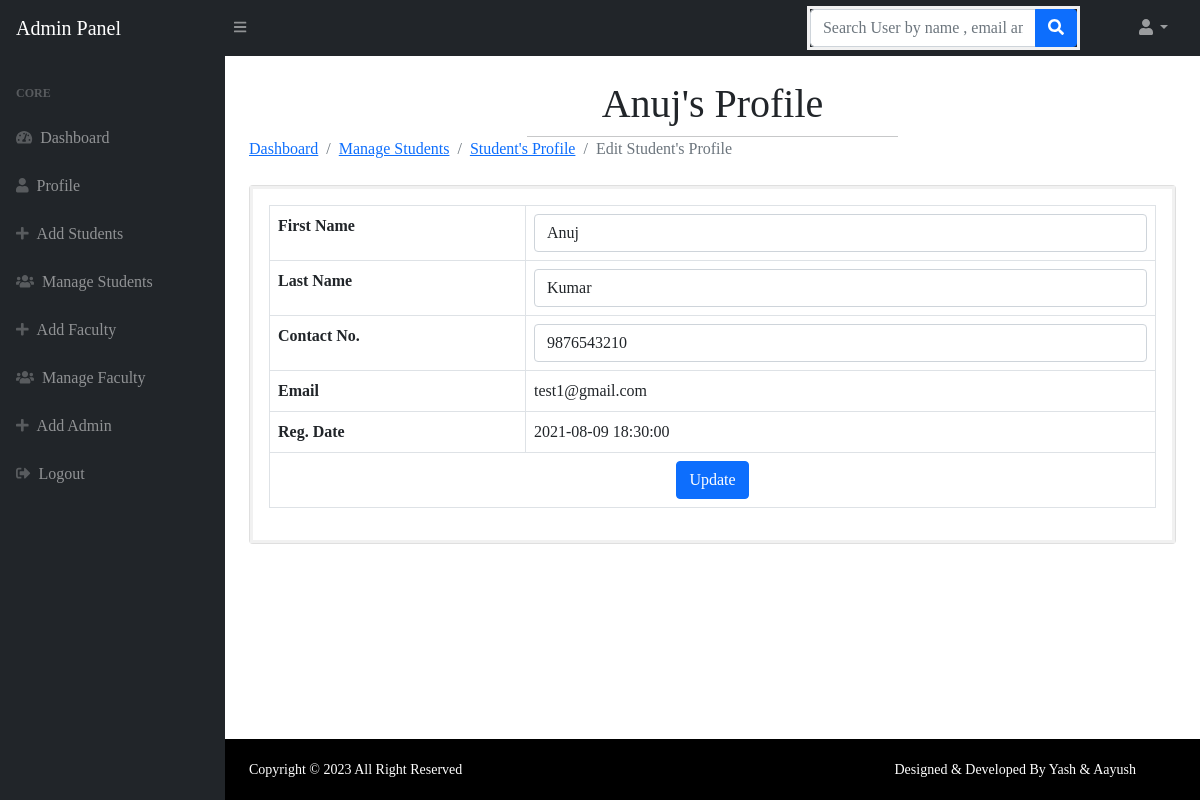
/loginsystem/admin/edit-user-profile.php?uid=13 (signed in), run on the app's committed database.
### tables this page shows
CREATE TABLE `users` (
  `id` int(11) NOT NULL,
  `year` int(11) DEFAULT NULL,
  `semester` int(11) DEFAULT NULL,
  `section` varchar(11) DEFAULT NULL,
  `fname` varchar(255) DEFAULT NULL,
  `lname` varchar(255) DEFAULT NULL,
  `email` varchar(255) DEFAULT NULL,
  `urollno` bigint(13) DEFAULT NULL,
  `addno` varchar(9) DEFAULT NULL,
  `password` varchar(300) DEFAULT NULL,
  `contactno` varchar(11) DEFAULT NULL,
  `img` varchar(255) DEFAULT NULL,
  `posting_date` timestamp NOT NULL DEFAULT current_timestamp(),
  `feedback` int(11) NOT NULL DEFAULT 0,
  `activationcode` varchar(255) NOT NULL,
  `status` int(11) NOT NULL
);

### loginsystem/admin/edit-user-profile.php (the view, shortened to what this page needs)
<?php session_start();
include_once('../includes/config.php');
if (strlen($_SESSION['adminid']==0)) {
  header('location:logout.php');
  } else{
?>
<!DOCTYPE html>
<html lang="en">
    <head>
        <link href="https://cdn.jsdelivr.net/npm/simple-datatables@latest/dist/style.css" rel="stylesheet" />
        <link href="../css/styles.css" rel="stylesheet" />
        <link href="../css/style.css" rel="stylesheet" />
    </head>
    <body class="sb-nav-fixed">
      <?php include_once('includes/navbar.php');?>
        <div id="layoutSidenav">
          <?php include_once('includes/sidebar.php');?>
            <div id="layoutSidenav_content">
                <main>
                    <div class="container-fluid px-4">
<?php
$userid=$_GET['uid'];
$query=mysqli_query($con,"select * from users where id='$userid'");
while($result=mysqli_fetch_array($query))
{?>
                        <h1 class="mt-4"><?php echo $result['fname'];?>'s Profile</h1>
                        <hr>
                    <ol class="breadcrumb mb-4">
                        <li class="breadcrumb-item"><a href="dashboard.php">Dashboard</a></li>
                        <li class="breadcrumb-item"><a href="manage-users.php">Manage Students</a></li>
                        <li class="breadcrumb-item"><a href="user-profile.php">Student's Profile</a></li>
                        <li class="breadcrumb-item active">Edit Student's Profile</li>
                    </ol>
                        <div class="card mb-4">
                     <form method="post">
                            <div class="card-body">
                                <table class="table table-bordered">
                                   <tr>
                                    <th>First Name</th>
                                       <td><input class="form-control" id="fname" name="fname" type="text" value="<?php echo $result['fname'];?>" required /></td>
                                   </tr>
                                   <tr>
                                       <th>Last Name</th>
                                       <td><input class="form-control" id="lname" name="lname" type="text" value="<?php echo $result['lname'];?>"  required /></td>
                                   </tr>
                                         <tr>
                                       <th>Contact No.</th>
                                       <td colspan="3"><input class="form-control" id="contact" name="contact" type="text" value="<?php echo $result['contactno'];?>"  pattern="[0-9]{10}" title="10 numeric characters only"  maxlength="10" required /></td>
                                   </tr>
                                   <tr>
                                       <th>Email</th>
                                       <td colspan="3"><?php echo $result['email'];?></td>
                                   </tr>
                                        <tr>
                                       <th>Reg. Date</th>
                                       <td colspan="3"><?php echo $result['posting_date'];?></td>
                                   </tr>
                                   <tr>
                                       <td colspan="4" style="text-align:center ;"><button type="submit" class="btn btn-primary btn-block" name="update">Update</button></td>
                                   </tr>
                                </table>
                            </div>
                            </form>
                        </div>
<?php } ?>
                    </div>
                </main>
          <?php include('../includes/footer.php');?>
            </div>
        </div>
    </body>
</html>
<?php } ?>

### loginsystem/css/style.css (style rules this page uses)
* { margin: 0; padding: 0; font-family: 'Times New Roman', Times, serif !important; }
hr { width: 40%; margin: auto !important; }
form { border: 3px solid #f1f1f1; }

### data on the page
users: fname "Anuj", lname "Kumar", contact "9876543210", email "test1@gmail.com", posting_date "2021-08-09 18:30:00"
